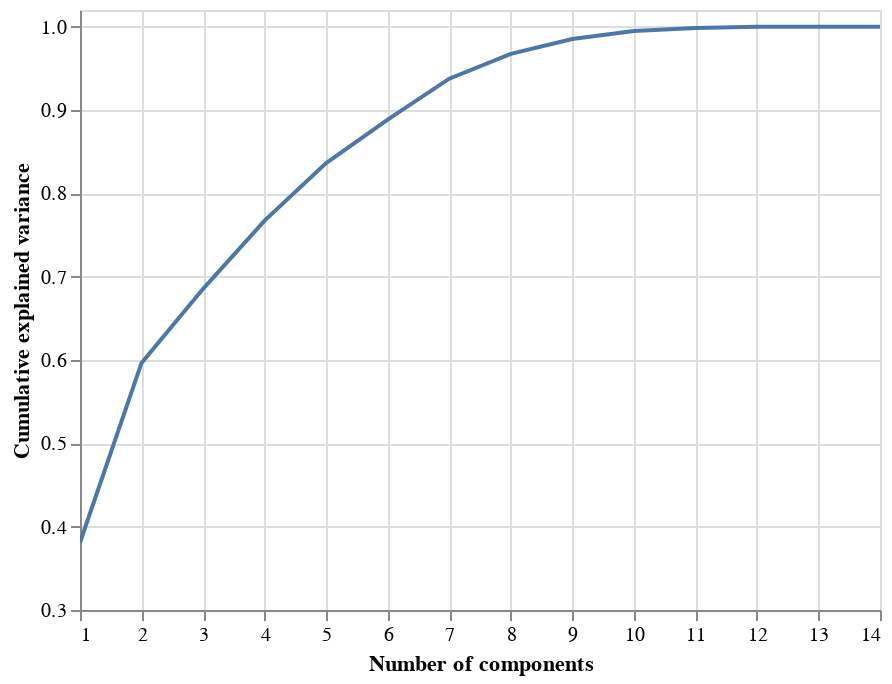

The code cell stored with this chart in its notebook:
### Code cell
visualizePCAComponents(x_train)

### Figure 1 — Vega-Lite specification as saved in the notebook (floating-point values rounded to 4 significant figures)
{"config": {"view": {"continuousWidth": 400, "continuousHeight": 300}}, "data": {"name": "data-eaa7099083dfd384cbc4e747aa29865b"}, "mark": "line", "encoding": {"x": {"type": "quantitative", "field": "x", "title": "Number of components"}, "y": {"type": "quantitative", "field": "y", "scale": {"domain": [0.3, 1.02]}, "title": "Cumulative explained variance"}}, "selection": {"selector034": {"type": "interval", "bind": "scales", "encodings": ["x", "y"]}}, "$schema": "https://vega.github.io/schema/vega-lite/v4.8.1.json", "datasets": {"data-eaa7099083dfd384cbc4e747aa29865b": [{"x": 1, "y": 0.381}, {"x": 2, "y": 0.5965}, {"x": 3, "y": 0.6854}, {"x": 4, "y": 0.7672}, {"x": 5, "y": 0.8363}, {"x": 6, "y": 0.8884}, {"x": 7, "y": 0.9376}, {"x": 8, "y": 0.9673}, {"x": 9, "y": 0.9852}, {"x": 10, "y": 0.9948}, {"x": 11, "y": 0.9984}, {"x": 12, "y": 1.0}, {"x": 13, "y": 1.0}, {"x": 14, "y": 1.0}]}}
